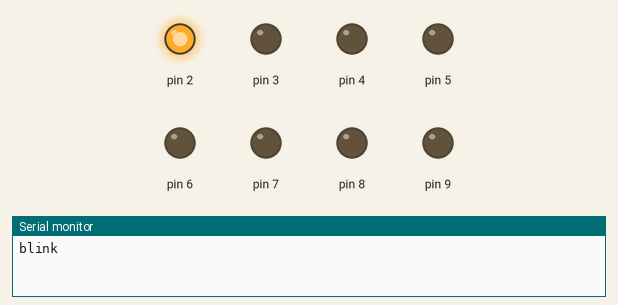
A sketch run on a simulated Arduino Uno, built with avr-gcc and run on an emulated ATmega328P. Shown: output pins drawn as LEDs (lit = HIGH), the last lines printed to the serial monitor. Pins used as bus, display or sensor lines are not drawn.

Above: at 0.05 s.
At 0.85 s:
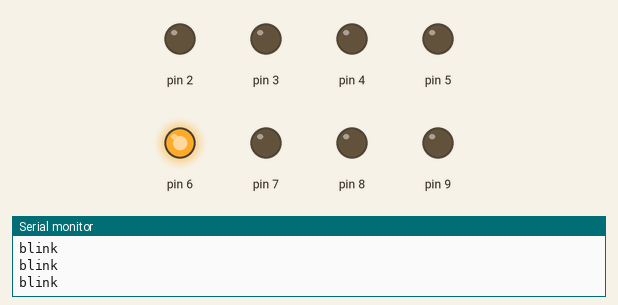
At 1.8 s:
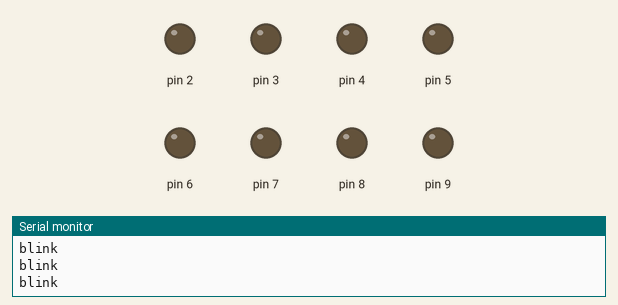
At 3.36 s:
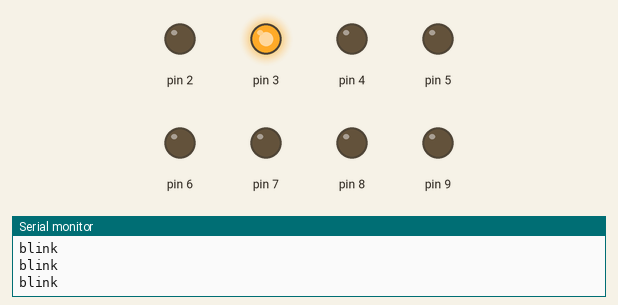
At 5.16 s:
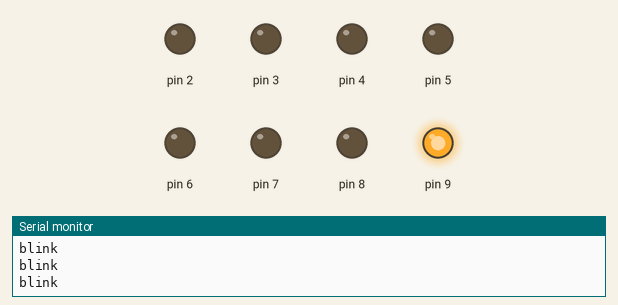
At 8.47 s:
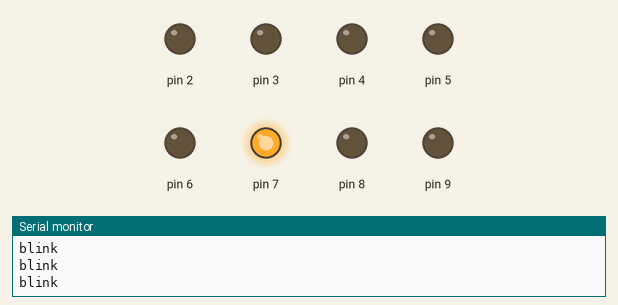
Timing chart, 0 to 8.8 s (numbered marks = the images above):
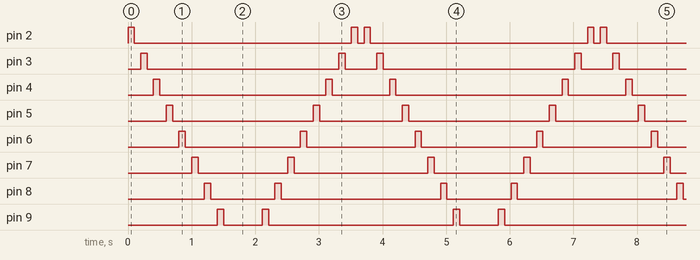

Measured:
- by itself, pin 2: repeats every 3.7 s: LOW 3.4 s, HIGH 0.10 s, LOW 0.10 s, HIGH 0.10 s
- by itself, pin 3: repeats every 3.7 s: LOW 3.0 s, HIGH 0.10 s, LOW 0.50 s, HIGH 0.10 s
- by itself, pin 4: repeats every 3.7 s: LOW 2.6 s, HIGH 0.10 s, LOW 0.90 s, HIGH 0.10 s
- by itself, pin 5: repeats every 3.7 s: LOW 2.2 s, HIGH 0.10 s, LOW 1.3 s, HIGH 0.10 s
- by itself, pin 6: alternates HIGH for 0.10 s and LOW for 1.8 s
- by itself, pin 7: repeats every 3.7 s: LOW 1.4 s, HIGH 0.10 s, LOW 2.1 s, HIGH 0.10 s
- by itself, pin 8: repeats every 3.7 s: LOW 1.0 s, HIGH 0.10 s, LOW 2.5 s, HIGH 0.10 s
- by itself, pin 9: repeats every 3.7 s: LOW 0.61 s, HIGH 0.10 s, LOW 2.9 s, HIGH 0.10 s

The sketch:

_8_led_blink_array.ino
```cpp
int len = 100; // delay b/w led blinks
int repeat = 1; // # of blinks per led
int piezo = 10; // piezo output pin

void setup() {
  // put your setup code here, to run once:
  for (int i = 2; i<11; i++){ // initialize pins 2-10 for output
    pinMode(i, OUTPUT);
    digitalWrite (i, LOW);
  }
  Serial.begin(9600); // initiate serial monitor for debugging
}

void loop() {
  // put your main code here, to run repeatedly:
  for (int k = 2; k<10; k++){
    blink (k, repeat, len);
  } // blink leds in sequence

  p_buzz(piezo,1000,250); // buzz piezo 1000 times, with 250 microsecond delay


  for (int m= 9; m>1; m--){
    blink (m, repeat, len);
  } // blink leds in reverse sequence
}

void blink (int pin, int times, int len){ //led blink function, turn pinout high, delay, low,delay, repeat
  for (int j = 0; j<times; j++){
    digitalWrite (pin, HIGH);
    Serial.println("blink");
    delay(len);
    digitalWrite (pin, LOW);
    Serial.println("blink");
    delay (len);
  }
}

void p_buzz(int pin, int times, int len){//buzzer func, same principle as above, but delay is much smaller in microseconds
  for (int l = 0; l<times; l++){
    digitalWrite (pin, HIGH);

    delayMicroseconds(len);
    digitalWrite (pin, LOW);

    delayMicroseconds (len);
  }
}
```
